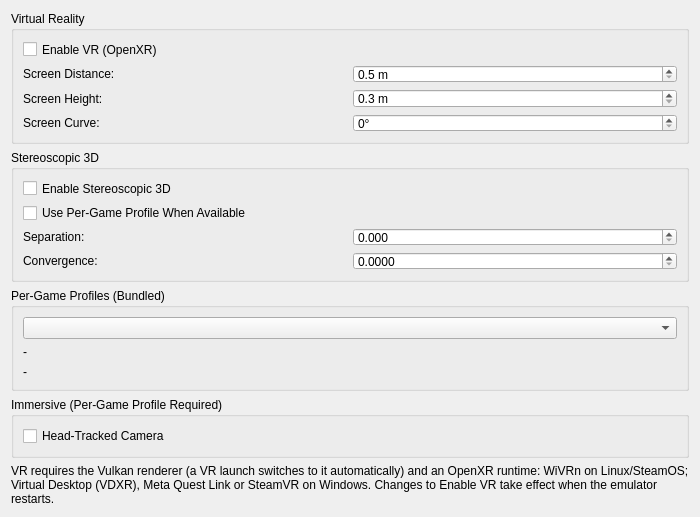
<?xml version="1.0" encoding="UTF-8"?>
<ui version="4.0">
 <class>VRSettingsWidget</class>
 <widget class="QWidget" name="VRSettingsWidget">
  <property name="geometry">
   <rect>
    <x>0</x>
    <y>0</y>
    <width>700</width>
    <height>400</height>
   </rect>
  </property>
  <property name="windowTitle">
   <string/>
  </property>
  <layout class="QVBoxLayout" name="verticalLayout">
   <item>
    <widget class="QGroupBox" name="vrGroup">
     <property name="title">
      <string>Virtual Reality</string>
     </property>
     <layout class="QGridLayout" name="gridLayout">
      <item row="0" column="0" colspan="2">
       <widget class="QCheckBox" name="enable">
        <property name="text">
         <string>Enable VR (OpenXR)</string>
        </property>
       </widget>
      </item>
      <item row="1" column="0">
       <widget class="QLabel" name="screenDistanceLabel">
        <property name="text">
         <string>Screen Distance:</string>
        </property>
        <property name="buddy">
         <cstring>screenDistance</cstring>
        </property>
       </widget>
      </item>
      <item row="1" column="1">
       <widget class="QDoubleSpinBox" name="screenDistance">
        <property name="suffix">
         <string> m</string>
        </property>
        <property name="decimals">
         <number>1</number>
        </property>
        <property name="minimum">
         <double>0.500000000000000</double>
        </property>
        <property name="maximum">
         <double>10.000000000000000</double>
        </property>
        <property name="singleStep">
         <double>0.100000000000000</double>
        </property>
       </widget>
      </item>
      <item row="2" column="0">
       <widget class="QLabel" name="screenHeightLabel">
        <property name="text">
         <string>Screen Height:</string>
        </property>
        <property name="buddy">
         <cstring>screenHeight</cstring>
        </property>
       </widget>
      </item>
      <item row="2" column="1">
       <widget class="QDoubleSpinBox" name="screenHeight">
        <property name="suffix">
         <string> m</string>
        </property>
        <property name="decimals">
         <number>1</number>
        </property>
        <property name="minimum">
         <double>0.300000000000000</double>
        </property>
        <property name="maximum">
         <double>6.000000000000000</double>
        </property>
        <property name="singleStep">
         <double>0.100000000000000</double>
        </property>
       </widget>
      </item>
      <item row="3" column="0">
       <widget class="QLabel" name="screenArcLabel">
        <property name="text">
         <string>Screen Curve:</string>
        </property>
        <property name="buddy">
         <cstring>screenArc</cstring>
        </property>
       </widget>
      </item>
      <item row="3" column="1">
       <widget class="QDoubleSpinBox" name="screenArc">
        <property name="suffix">
         <string>°</string>
        </property>
        <property name="decimals">
         <number>0</number>
        </property>
        <property name="minimum">
         <double>0.000000000000000</double>
        </property>
        <property name="maximum">
         <double>270.000000000000000</double>
        </property>
        <property name="singleStep">
         <double>10.000000000000000</double>
        </property>
       </widget>
      </item>
     </layout>
    </widget>
   </item>
   <item>
    <widget class="QGroupBox" name="stereoGroup">
     <property name="title">
      <string>Stereoscopic 3D</string>
     </property>
     <layout class="QGridLayout" name="stereoGridLayout">
      <item row="0" column="0" colspan="2">
       <widget class="QCheckBox" name="stereoMode">
        <property name="text">
         <string>Enable Stereoscopic 3D</string>
        </property>
       </widget>
      </item>
      <item row="1" column="0" colspan="2">
       <widget class="QCheckBox" name="stereoUseProfile">
        <property name="text">
         <string>Use Per-Game Profile When Available</string>
        </property>
       </widget>
      </item>
      <item row="2" column="0">
       <widget class="QLabel" name="stereoSeparationLabel">
        <property name="text">
         <string>Separation:</string>
        </property>
        <property name="buddy">
         <cstring>stereoSeparation</cstring>
        </property>
       </widget>
      </item>
      <item row="2" column="1">
       <widget class="QDoubleSpinBox" name="stereoSeparation">
        <property name="decimals">
         <number>3</number>
        </property>
        <property name="minimum">
         <double>0.000000000000000</double>
        </property>
        <property name="maximum">
         <double>0.100000000000000</double>
        </property>
        <property name="singleStep">
         <double>0.002000000000000</double>
        </property>
       </widget>
      </item>
      <item row="3" column="0">
       <widget class="QLabel" name="stereoConvergenceLabel">
        <property name="text">
         <string>Convergence:</string>
        </property>
        <property name="buddy">
         <cstring>stereoConvergence</cstring>
        </property>
       </widget>
      </item>
      <item row="3" column="1">
       <widget class="QDoubleSpinBox" name="stereoConvergence">
        <property name="decimals">
         <number>4</number>
        </property>
        <property name="minimum">
         <double>0.000000000000000</double>
        </property>
        <property name="maximum">
         <double>200.000000000000000</double>
        </property>
        <property name="singleStep">
         <double>0.001000000000000</double>
        </property>
        <property name="stepType">
         <enum>QAbstractSpinBox::AdaptiveDecimalStepType</enum>
        </property>
       </widget>
      </item>
     </layout>
    </widget>
   </item>
   <item>
    <widget class="QGroupBox" name="profilesGroup">
     <property name="title">
      <string>Per-Game Profiles (Bundled)</string>
     </property>
     <layout class="QVBoxLayout" name="profilesLayout">
      <item>
       <widget class="QComboBox" name="profileBrowser"/>
      </item>
      <item>
       <widget class="QLabel" name="profileDetails">
        <property name="text">
         <string>-</string>
        </property>
        <property name="wordWrap">
         <bool>true</bool>
        </property>
       </widget>
      </item>
      <item>
       <widget class="QLabel" name="profileStatus">
        <property name="text">
         <string>-</string>
        </property>
        <property name="wordWrap">
         <bool>true</bool>
        </property>
       </widget>
      </item>
     </layout>
    </widget>
   </item>
   <item>
    <widget class="QGroupBox" name="immersiveGroup">
     <property name="title">
      <string>Immersive (Per-Game Profile Required)</string>
     </property>
     <layout class="QVBoxLayout" name="immersiveLayout">
      <item>
       <widget class="QCheckBox" name="headCamera">
        <property name="text">
         <string>Head-Tracked Camera</string>
        </property>
       </widget>
      </item>
     </layout>
    </widget>
   </item>
   <item>
    <widget class="QLabel" name="noteLabel">
     <property name="text">
      <string>VR requires the Vulkan renderer (a VR launch switches to it automatically) and an OpenXR runtime: WiVRn on Linux/SteamOS; Virtual Desktop (VDXR), Meta Quest Link or SteamVR on Windows. Changes to Enable VR take effect when the emulator restarts.</string>
     </property>
     <property name="wordWrap">
      <bool>true</bool>
     </property>
    </widget>
   </item>
   <item>
    <spacer name="verticalSpacer">
     <property name="orientation">
      <enum>Qt::Orientation::Vertical</enum>
     </property>
     <property name="sizeHint" stdset="0">
      <size>
       <width>20</width>
       <height>0</height>
      </size>
     </property>
    </spacer>
   </item>
  </layout>
 </widget>
 <tabstops>
  <tabstop>enable</tabstop>
  <tabstop>screenDistance</tabstop>
  <tabstop>screenHeight</tabstop>
  <tabstop>stereoMode</tabstop>
  <tabstop>stereoUseProfile</tabstop>
  <tabstop>stereoSeparation</tabstop>
  <tabstop>stereoConvergence</tabstop>
  <tabstop>profileBrowser</tabstop>
  <tabstop>headCamera</tabstop>
 </tabstops>
 <resources/>
 <connections/>
</ui>
